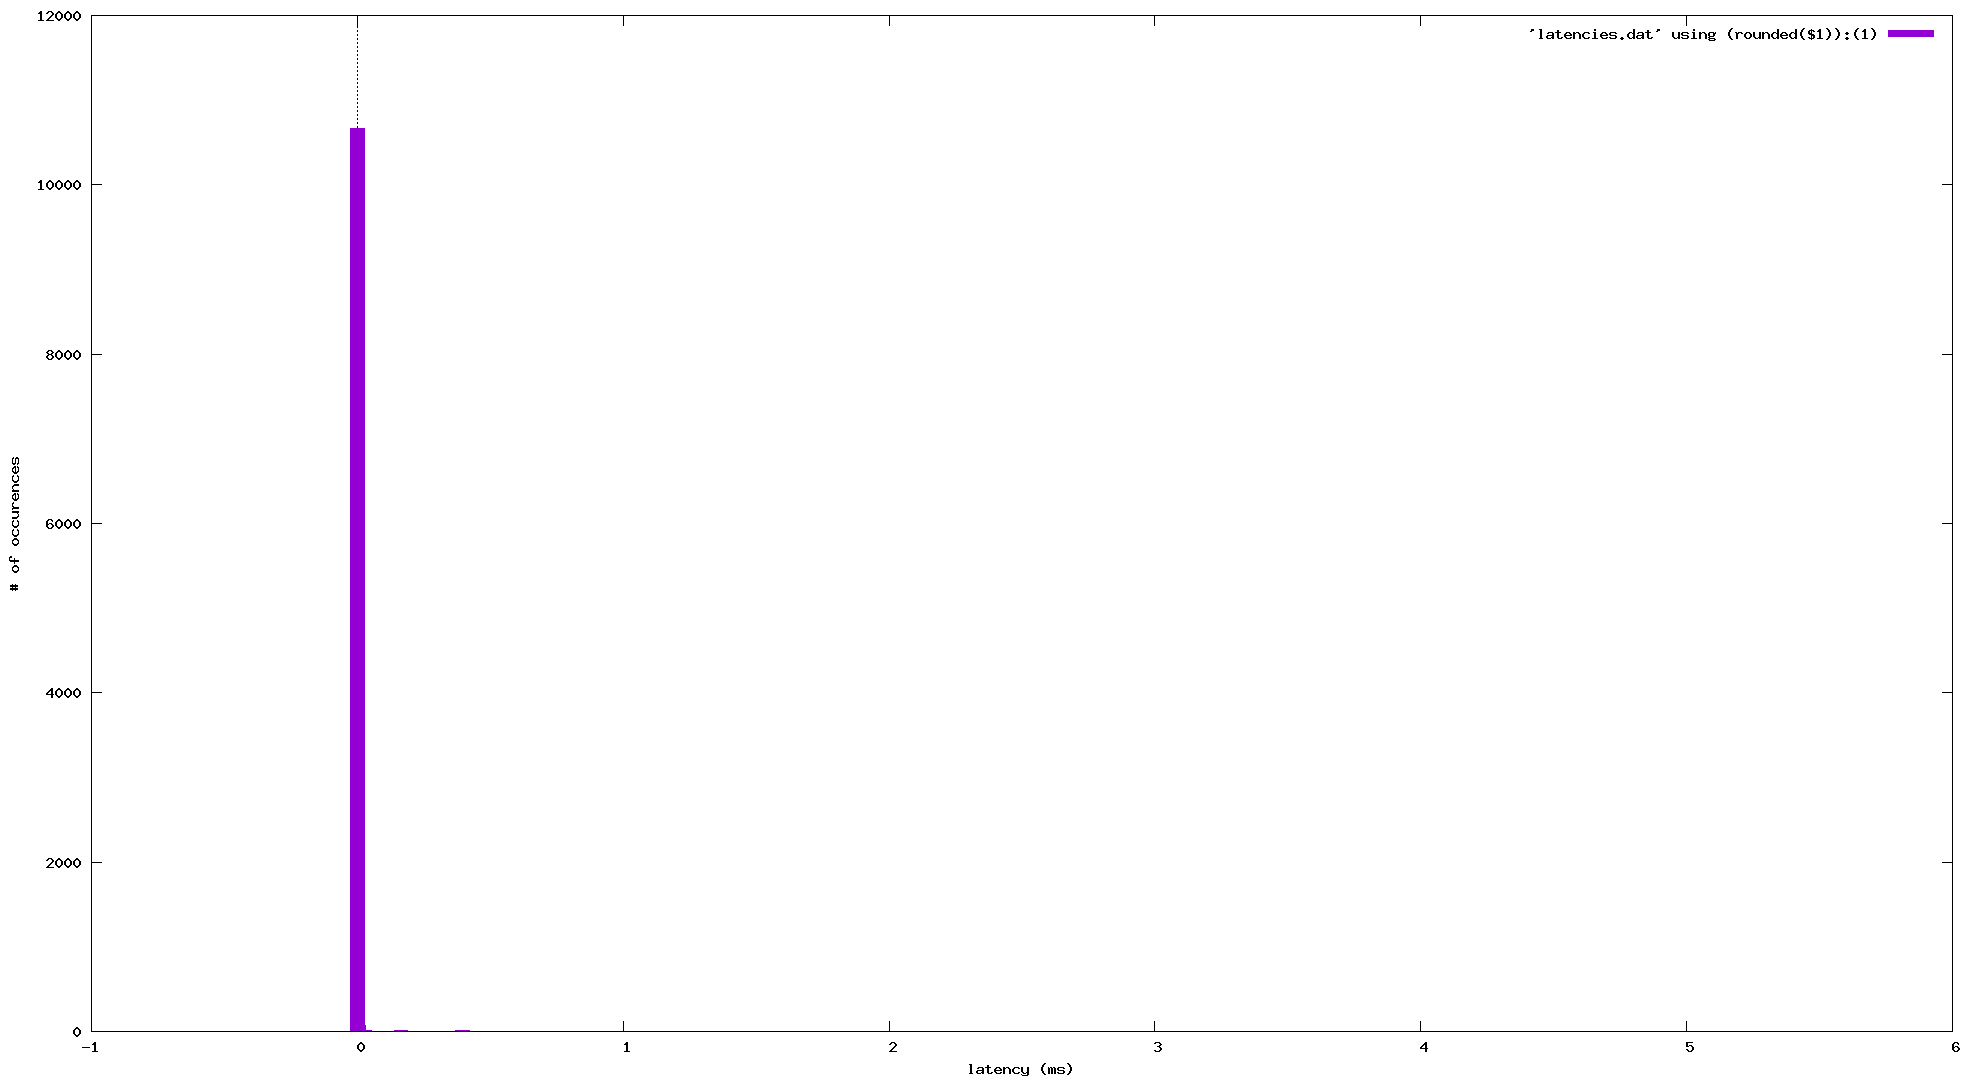

Reproduce this figure in gnuplot.
set term png enhanced giant size 1980,1080
set output 'latency.png'
set yzeroaxis
set boxwidth 0.05 absolute
set style fill solid 1.0 noborder
bin_width=0.0000005
bin_number(x) = floor(x/bin_width)
rounded(x) = bin_width * ( bin_number(x) + 0.5)
set xlabel "latency (ms)"
set ylabel "# of occurences"
plot 'latencies.dat' using (rounded($1)):(1) smooth frequency with boxes
